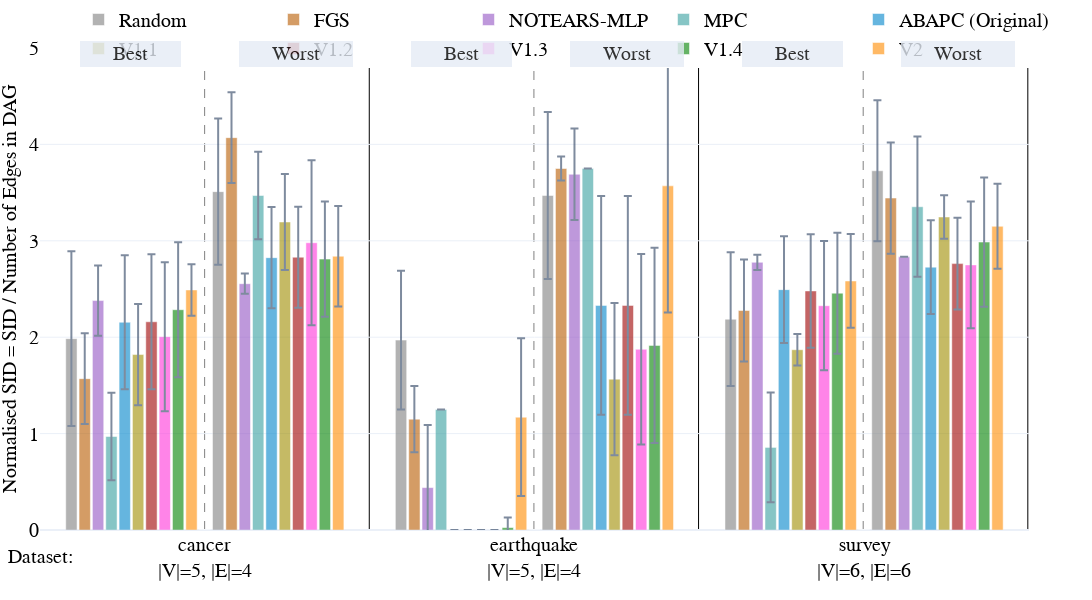

The notebook cell saved with this chart:
### Code cell
fig = double_bar_chart_plotly(v1_bn_plot_data, 
                        names_dict,
                        colors_dict,
                        vars_to_plot=['n_sid_low', 'n_sid_high'],
                        names=['Best', 'Worst'],
                        labels=['Normalised SID = SID / Number of Edges in DAG', ''],
                        methods=methods,
                        dist_between_lines=0.1565,
                        lin_space=6,
                        nl_space=6,
                        intra_dis = 0.161,
                        inter_dis = 0.174,
                        start_pos = 0.04,
                            width=1300,
                            height=600,
                            range_y1=(0, 5),
                            range_y2=(0, 5))
fig.write_image("v1_v2_sid_bnlearn.png", scale=3, width=1300, height=600)

### Figure 1 — Plotly figure (JSON) as saved in the notebook; plotly's stock layout.template omitted (floating-point values rounded to 4 significant figures)
{"data": [{"error_y": {"array": [0.9069, 0.719, 0.6939], "type": "data", "visible": true}, "marker": {"color": "grey"}, "name": "Random", "offsetgroup": "0", "opacity": 0.6, "showlegend": true, "type": "bar", "x": ["cancer<br>|V|=5, |E|=4", "earthquake<br>|V|=5, |E|=4", "survey<br>|V|=6, |E|=6"], "y": [1.985, 1.97, 2.187], "yaxis": "y"}, {"error_y": {"array": [0.4712, 0.3426, 0.5288], "type": "data", "visible": true}, "marker": {"color": "#b85c00"}, "name": "FGS", "offsetgroup": "1", "opacity": 0.6, "showlegend": true, "type": "bar", "x": ["cancer<br>|V|=5, |E|=4", "earthquake<br>|V|=5, |E|=4", "survey<br>|V|=6, |E|=6"], "y": [1.57, 1.15, 2.277], "yaxis": "y"}, {"error_y": {"array": [0.3651, 0.6479, 0.07975], "type": "data", "visible": true}, "marker": {"color": "#9454c4"}, "name": "NOTEARS-MLP", "offsetgroup": "2", "opacity": 0.6, "showlegend": true, "type": "bar", "x": ["cancer<br>|V|=5, |E|=4", "earthquake<br>|V|=5, |E|=4", "survey<br>|V|=6, |E|=6"], "y": [2.38, 0.44, 2.777], "yaxis": "y"}, {"error_y": {"array": [0.4536, 0.0, 0.5685], "type": "data", "visible": true}, "marker": {"color": "#379f9f"}, "name": "MPC", "offsetgroup": "3", "opacity": 0.6, "showlegend": true, "type": "bar", "x": ["cancer<br>|V|=5, |E|=4", "earthquake<br>|V|=5, |E|=4", "survey<br>|V|=6, |E|=6"], "y": [0.97, 1.25, 0.8567], "yaxis": "y"}, {"error_y": {"array": [0.696, 0.0, 0.5532], "type": "data", "visible": true}, "marker": {"color": "#0085CA"}, "name": "ABAPC (Original)", "offsetgroup": "4", "opacity": 0.6, "showlegend": true, "type": "bar", "x": ["cancer<br>|V|=5, |E|=4", "earthquake<br>|V|=5, |E|=4", "survey<br>|V|=6, |E|=6"], "y": [2.155, 0.0, 2.493], "yaxis": "y"}, {"error_y": {"array": [0.525, 0.0, 0.1625], "type": "data", "visible": true}, "marker": {"color": "#9F8D00"}, "name": "V1.1", "offsetgroup": "5", "opacity": 0.6, "showlegend": true, "type": "bar", "x": ["cancer<br>|V|=5, |E|=4", "earthquake<br>|V|=5, |E|=4", "survey<br>|V|=6, |E|=6"], "y": [1.82, 0.0, 1.87], "yaxis": "y"}, {"error_y": {"array": [0.6994, 0.0, 0.5887], "type": "data", "visible": true}, "marker": {"color": "#9E0000"}, "name": "V1.2", "offsetgroup": "6", "opacity": 0.6, "showlegend": true, "type": "bar", "x": ["cancer<br>|V|=5, |E|=4", "earthquake<br>|V|=5, |E|=4", "survey<br>|V|=6, |E|=6"], "y": [2.16, 0.0, 2.48], "yaxis": "y"}, {"error_y": {"array": [0.7734, 0.0, 0.67], "type": "data", "visible": true}, "marker": {"color": "#ff34da"}, "name": "V1.3", "offsetgroup": "7", "opacity": 0.6, "showlegend": true, "type": "bar", "x": ["cancer<br>|V|=5, |E|=4", "earthquake<br>|V|=5, |E|=4", "survey<br>|V|=6, |E|=6"], "y": [2.005, 0.0, 2.327], "yaxis": "y"}, {"error_y": {"array": [0.6999, 0.1041, 0.6271], "type": "data", "visible": true}, "marker": {"color": "#008100"}, "name": "V1.4 ", "offsetgroup": "8", "opacity": 0.6, "showlegend": true, "type": "bar", "x": ["cancer<br>|V|=5, |E|=4", "earthquake<br>|V|=5, |E|=4", "survey<br>|V|=6, |E|=6"], "y": [2.285, 0.025, 2.457], "yaxis": "y"}, {"error_y": {"array": [0.2671, 0.8182, 0.4859], "type": "data", "visible": true}, "marker": {"color": "#ff8c00"}, "name": "V2", "offsetgroup": "9", "opacity": 0.6, "showlegend": true, "type": "bar", "x": ["cancer<br>|V|=5, |E|=4", "earthquake<br>|V|=5, |E|=4", "survey<br>|V|=6, |E|=6"], "y": [2.49, 1.17, 2.583], "yaxis": "y"}, {"marker": {"color": "white"}, "name": "", "offsetgroup": "10", "opacity": 1, "showlegend": false, "type": "bar", "x": ["cancer<br>|V|=5, |E|=4", "earthquake<br>|V|=5, |E|=4", "survey<br>|V|=6, |E|=6"], "y": [0.0, 0.0, 0.0]}, {"error_y": {"array": [0.7575, 0.8655, 0.7314], "type": "data", "visible": true}, "marker": {"color": "grey"}, "name": "Random", "offsetgroup": "11", "opacity": 0.6, "showlegend": false, "type": "bar", "x": ["cancer<br>|V|=5, |E|=4", "earthquake<br>|V|=5, |E|=4", "survey<br>|V|=6, |E|=6"], "y": [3.51, 3.47, 3.727], "yaxis": "y2"}, {"error_y": {"array": [0.4712, 0.1237, 0.577], "type": "data", "visible": true}, "marker": {"color": "#b85c00"}, "name": "FGS", "offsetgroup": "12", "opacity": 0.6, "showlegend": false, "type": "bar", "x": ["cancer<br>|V|=5, |E|=4", "earthquake<br>|V|=5, |E|=4", "survey<br>|V|=6, |E|=6"], "y": [4.07, 3.75, 3.443], "yaxis": "y2"}, {"error_y": {"array": [0.1046, 0.4753, 0.0], "type": "data", "visible": true}, "marker": {"color": "#9454c4"}, "name": "NOTEARS-MLP", "offsetgroup": "13", "opacity": 0.6, "showlegend": false, "type": "bar", "x": ["cancer<br>|V|=5, |E|=4", "earthquake<br>|V|=5, |E|=4", "survey<br>|V|=6, |E|=6"], "y": [2.555, 3.69, 2.833], "yaxis": "y2"}, {"error_y": {"array": [0.4536, 0.0, 0.7274], "type": "data", "visible": true}, "marker": {"color": "#379f9f"}, "name": "MPC", "offsetgroup": "14", "opacity": 0.6, "showlegend": false, "type": "bar", "x": ["cancer<br>|V|=5, |E|=4", "earthquake<br>|V|=5, |E|=4", "survey<br>|V|=6, |E|=6"], "y": [3.47, 3.75, 3.353], "yaxis": "y2"}, {"error_y": {"array": [0.5255, 1.136, 0.4853], "type": "data", "visible": true}, "marker": {"color": "#0085CA"}, "name": "ABAPC (Original)", "offsetgroup": "15", "opacity": 0.6, "showlegend": false, "type": "bar", "x": ["cancer<br>|V|=5, |E|=4", "earthquake<br>|V|=5, |E|=4", "survey<br>|V|=6, |E|=6"], "y": [2.825, 2.33, 2.727], "yaxis": "y2"}, {"error_y": {"array": [0.4982, 0.7886, 0.2265], "type": "data", "visible": true}, "marker": {"color": "#9F8D00"}, "name": "V1.1", "offsetgroup": "16", "opacity": 0.6, "showlegend": false, "type": "bar", "x": ["cancer<br>|V|=5, |E|=4", "earthquake<br>|V|=5, |E|=4", "survey<br>|V|=6, |E|=6"], "y": [3.195, 1.565, 3.247], "yaxis": "y2"}, {"error_y": {"array": [0.5235, 1.136, 0.4751], "type": "data", "visible": true}, "marker": {"color": "#9E0000"}, "name": "V1.2", "offsetgroup": "17", "opacity": 0.6, "showlegend": false, "type": "bar", "x": ["cancer<br>|V|=5, |E|=4", "earthquake<br>|V|=5, |E|=4", "survey<br>|V|=6, |E|=6"], "y": [2.83, 2.33, 2.763], "yaxis": "y2"}, {"error_y": {"array": [0.8554, 0.9875, 0.6575], "type": "data", "visible": true}, "marker": {"color": "#ff34da"}, "name": "V1.3", "offsetgroup": "18", "opacity": 0.6, "showlegend": false, "type": "bar", "x": ["cancer<br>|V|=5, |E|=4", "earthquake<br>|V|=5, |E|=4", "survey<br>|V|=6, |E|=6"], "y": [2.98, 1.875, 2.75], "yaxis": "y2"}, {"error_y": {"array": [0.5967, 1.013, 0.6708], "type": "data", "visible": true}, "marker": {"color": "#008100"}, "name": "V1.4 ", "offsetgroup": "19", "opacity": 0.6, "showlegend": false, "type": "bar", "x": ["cancer<br>|V|=5, |E|=4", "earthquake<br>|V|=5, |E|=4", "survey<br>|V|=6, |E|=6"], "y": [2.81, 1.915, 2.987], "yaxis": "y2"}, {"error_y": {"array": [0.5219, 1.314, 0.4406], "type": "data", "visible": true}, "marker": {"color": "#ff8c00"}, "name": "V2", "offsetgroup": "20", "opacity": 0.6, "showlegend": false, "type": "bar", "x": ["cancer<br>|V|=5, |E|=4", "earthquake<br>|V|=5, |E|=4", "survey<br>|V|=6, |E|=6"], "y": [2.84, 3.57, 3.15], "yaxis": "y2"}], "layout": {"annotations": [{"font": {"color": "Black", "family": "Serif", "size": 20}, "showarrow": false, "text": "Dataset:", "x": 0, "xanchor": "center", "xref": "paper", "y": -0.08, "yanchor": "bottom", "yref": "paper"}, {"bgcolor": "#E5ECF6", "bordercolor": "#E5ECF6", "borderwidth": 2, "font": {"color": "black", "size": 20}, "opacity": 0.8, "showarrow": false, "text": "      Best      ", "x": 0.04, "xanchor": "left", "xref": "x domain", "y": 1.015, "yref": "y domain"}, {"bgcolor": "#E5ECF6", "bordercolor": "#E5ECF6", "borderwidth": 2, "font": {"color": "black", "size": 20}, "opacity": 0.8, "showarrow": false, "text": "      Worst      ", "x": 0.201, "xanchor": "left", "xref": "x domain", "y": 1.015, "yref": "y domain"}, {"bgcolor": "#E5ECF6", "bordercolor": "#E5ECF6", "borderwidth": 2, "font": {"color": "black", "size": 20}, "opacity": 0.8, "showarrow": false, "text": "      Best      ", "x": 0.375, "xanchor": "left", "xref": "x domain", "y": 1.015, "yref": "y domain"}, {"bgcolor": "#E5ECF6", "bordercolor": "#E5ECF6", "borderwidth": 2, "font": {"color": "black", "size": 20}, "opacity": 0.8, "showarrow": false, "text": "      Worst      ", "x": 0.536, "xanchor": "left", "xref": "x domain", "y": 1.015, "yref": "y domain"}, {"bgcolor": "#E5ECF6", "bordercolor": "#E5ECF6", "borderwidth": 2, "font": {"color": "black", "size": 20}, "opacity": 0.8, "showarrow": false, "text": "      Best      ", "x": 0.71, "xanchor": "left", "xref": "x domain", "y": 1.015, "yref": "y domain"}, {"bgcolor": "#E5ECF6", "bordercolor": "#E5ECF6", "borderwidth": 2, "font": {"color": "black", "size": 20}, "opacity": 0.8, "showarrow": false, "text": "      Worst      ", "x": 0.871, "xanchor": "left", "xref": "x domain", "y": 1.015, "yref": "y domain"}], "bargap": 0.15, "bargroupgap": 0.15, "barmode": "group", "font": {"color": "black", "family": "Serif", "size": 20}, "height": 600, "hovermode": "x unified", "legend": {"orientation": "h", "x": 0.5, "xanchor": "center", "y": 1.1, "yanchor": "top"}, "margin": {"b": 70, "l": 40, "r": 0, "t": 20}, "shapes": [{"layer": "below", "line": {"color": "grey", "dash": "dash", "width": 1}, "type": "line", "x0": 0.1565, "x1": 0.1565, "xref": "paper", "y0": 0, "y1": 1, "yref": "paper"}, {"layer": "below", "line": {"color": "black", "dash": "solid", "width": 1}, "type": "line", "x0": 0.313, "x1": 0.313, "xref": "paper", "y0": 0, "y1": 1, "yref": "paper"}, {"layer": "below", "line": {"color": "grey", "dash": "dash", "width": 1}, "type": "line", "x0": 0.4695, "x1": 0.4695, "xref": "paper", "y0": 0, "y1": 1, "yref": "paper"}, {"layer": "below", "line": {"color": "black", "dash": "solid", "width": 1}, "type": "line", "x0": 0.626, "x1": 0.626, "xref": "paper", "y0": 0, "y1": 1, "yref": "paper"}, {"layer": "below", "line": {"color": "grey", "dash": "dash", "width": 1}, "type": "line", "x0": 0.7825, "x1": 0.7825, "xref": "paper", "y0": 0, "y1": 1, "yref": "paper"}, {"layer": "below", "line": {"color": "black", "dash": "solid", "width": 1}, "type": "line", "x0": 0.939, "x1": 0.939, "xref": "paper", "y0": 0, "y1": 1, "yref": "paper"}], "width": 1300, "xaxis": {"anchor": "y", "domain": [0, 0.94]}, "yaxis": {"anchor": "x", "domain": [0, 1], "range": [0, 5], "title": {"font": {"size": 20}, "text": "Normalised SID = SID / Number of Edges in DAG"}}, "yaxis2": {"anchor": "x", "overlaying": "y", "range": [0, 5], "scaleanchor": 0, "showgrid": false, "showline": false, "showticklabels": false, "side": "right", "title": {"font": {"size": 20}, "text": ""}, "zeroline": true}}}
